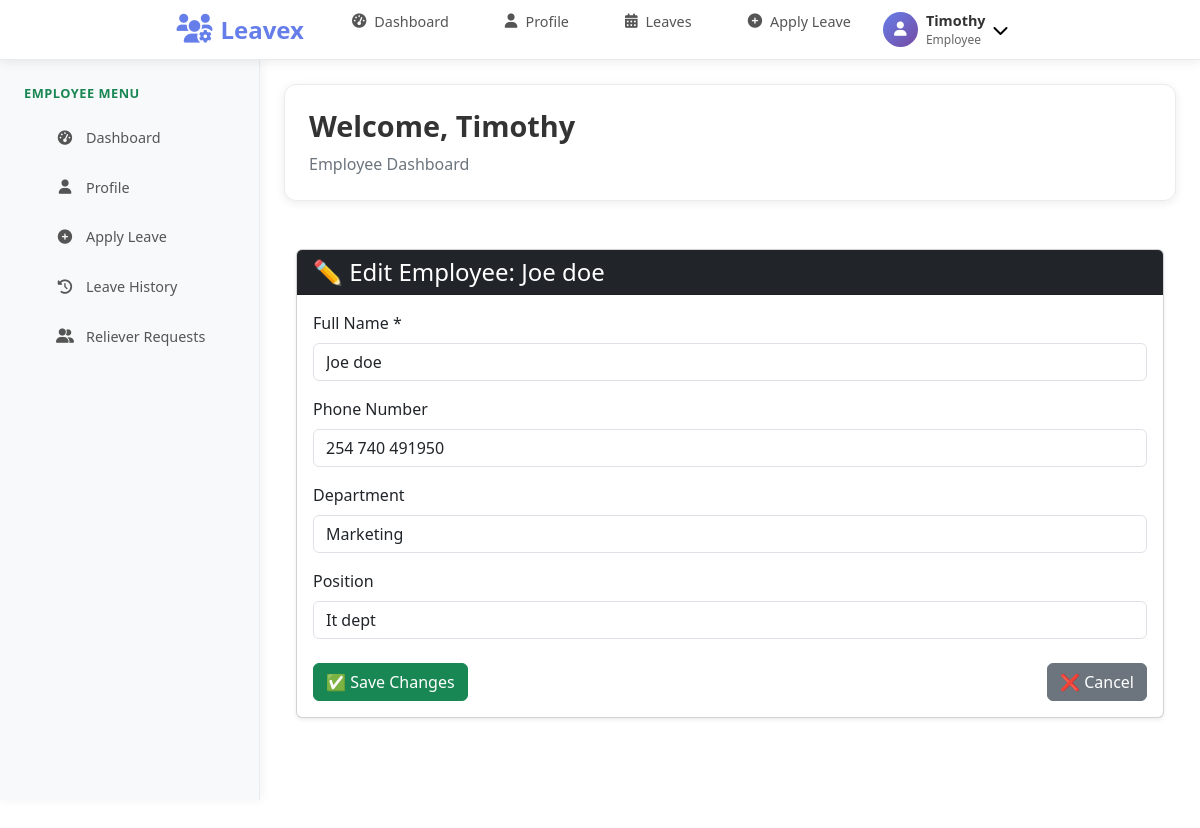
The page /employees/12/edit/ (signed in) on the database its author committed.
### Application/models.py (models this page shows, shortened)
class User(AbstractUser):
    ROLE_CHOICES = [
        ('admin', 'Admin'),
        ('employee', 'Employee'),
        ('hod', 'Hod'),
    ]
    email = models.EmailField(unique=True)
    role = models.CharField(max_length=20, choices=ROLE_CHOICES)
    full_name = models.CharField(max_length=100)
    phone_number = models.CharField(max_length=15, blank=True, null=True)
    date_joined = models.DateTimeField(default=timezone.now)
    is_active = models.BooleanField(default=True)
    department = models.CharField(max_length=100, blank=True, null=True)
    employee_id = models.CharField(max_length=20, unique=True, blank=True, null=True)
    hire_date = models.DateField(blank=True, null=True)
    position = models.CharField(max_length=100, blank=True, null=True)
    salary = models.DecimalField(max_digits=10, decimal_places=2, blank=True, null=True)
    manager = models.ForeignKey('self', on_delete=models.SET_NULL, blank=True, null=True)
    USERNAME_FIELD = 'email'
    REQUIRED_FIELDS = ['username', 'role', 'full_name']

### Application/views.py (the view, shortened to what this page needs)
# urls.py: path('employees/<int:pk>/edit/', views.edit_employee, name='edit_employee'),
@login_required
def edit_employee(request, pk):
    employee = get_object_or_404(User, pk=pk, role='employee')
    return render(request, 'Application/edit_employee.html', {'employee': employee})

### Application/templates/Application/edit_employee.html (shortened to what this page needs)
{% extends "Application/base.html" %}
{% block content %}
<div class="container mt-5">
  <div class="card shadow-sm">
    <div class="card-header bg-dark text-white">
      <h4 class="mb-0">✏️ Edit Employee: {{ employee.full_name }}</h4>
    </div>
    <div class="card-body">
      <form method="post" novalidate>
        <div class="mb-3">
          <label for="full_name" class="form-label">Full Name *</label>
          <input type="text" name="full_name" id="full_name" class="form-control" value="{{ employee.full_name }}" required>
        </div>
        <div class="mb-3">
          <label for="phone_number" class="form-label">Phone Number</label>
          <input type="text" name="phone_number" id="phone_number" class="form-control" value="{{ employee.phone_number|default:'' }}">
        </div>
        <div class="mb-3">
          <label for="department" class="form-label">Department</label>
          <input type="text" name="department" id="department" class="form-control" value="{{ employee.department|default:'' }}">
        </div>
        <div class="mb-4">
          <label for="position" class="form-label">Position</label>
          <input type="text" name="position" id="position" class="form-control" value="{{ employee.position|default:'' }}">
        </div>
        <div class="d-flex justify-content-between">
          <button type="submit" class="btn btn-success">✅ Save Changes</button>
          <a href="{% url 'employee_list' %}" class="btn btn-secondary">❌ Cancel</a>
        </div>
      </form>
    </div>
  </div>
</div>
{% endblock %}

### Application/templates/Application/base.html (shortened to what this page needs)
<!DOCTYPE html>
<html lang="en">
<head>
    <link href="https://cdn.jsdelivr.net/npm/bootstrap@5.3.3/dist/css/bootstrap.min.css" rel="stylesheet">
    <link href="https://cdnjs.cloudflare.com/ajax/libs/font-awesome/6.0.0/css/all.min.css" rel="stylesheet">
</head>
<body class="role-{% if user.is_authenticated %}{{ user.role }}{% else %}guest{% endif %}">
    <nav class="navbar">
        <div class="nav-container">
            <a href="#" class="logo">
                <i class="fas fa-users-cog"></i>
                Leavex
            </a>
            {% if user.is_authenticated and user.role == 'employee' %}
            <ul class="nav-links" id="navLinks">
                <li><a href="{% url 'dashboard' %}"><i class="fas fa-tachometer-alt"></i> Dashboard</a></li>
                <li><a href="{% url 'profile' %}"><i class="fas fa-user"></i> Profile</a></li>
                <li><a href="{% url 'reliever_requests' %}"><i class="fas fa-calendar-alt"></i> Leaves</a></li>
                <li><a href="{% url 'apply_leave' %}"><i class="fas fa-plus-circle"></i> Apply Leave</a></li>
            </ul>
            {% endif %}
            <div class="profile-section">
                {% if user.is_authenticated %}
                <div class="profile-dropdown">
                    <button class="profile-btn">
                        <div class="profile-avatar">
                            <i class="fas fa-user"></i>
                        </div>
                        <div class="profile-info">
                            <div class="profile-name">{{ user.first_name|default:user.username }}</div>
                            <div class="profile-role">{{ user.role|capfirst }}</div>
                        </div>
                        <i class="fas fa-chevron-down"></i>
                    </button>
                </div>
                {% else %}
                <div class="login-link">
                    <a href="{% url 'login' %}">Login</a>
                </div>
                {% endif %}
            </div>
        </div>
    </nav>
    <div class="sidebar" id="sidebar">
        {% if user.is_authenticated and user.role == 'employee' %}
        <div class="sidebar-section">
            <div class="sidebar-title">Employee Menu</div>
            <ul class="sidebar-nav">
                <li><a href="{% url 'dashboard' %}"><i class="fas fa-tachometer-alt"></i> Dashboard</a></li>
                <li><a href="{% url 'profile' %}"><i class="fas fa-user"></i> Profile</a></li>
                <li><a href="{% url 'apply_leave' %}"><i class="fas fa-plus-circle"></i> Apply Leave</a></li>
                <li><a href="{% url 'reliever_requests' %}"><i class="fas fa-history"></i> Leave History</a></li>
                <li><a href="{% url 'reliever_requests' %}"><i class="fas fa-user-friends"></i> Reliever Requests</a></li>
            </ul>
        </div>
        {% endif %}
    </div>
    <div class="content-area">
        <div class="welcome-card fade-in">
            <h1>Welcome{% if user.is_authenticated %}, {{ user.first_name|default:user.username }}{% endif %}</h1>
            <p>{% if user.is_authenticated %}{{ user.role|capfirst }} Dashboard{% else %}Please login to access your dashboard{% endif %}</p>
        </div>
        {% block content %}{% endblock %}
    </div>
</body>
</html>

### Application/templates/Application/base.html (style rules this page uses)
* { margin: 0; padding: 0; box-sizing: border-box; }
body { font-family: 'Segoe UI', Tahoma, Geneva, Verdana, sans-serif; background: #ffffff; min-height: 100vh; color: #333; }
.navbar { background: #ffffff; box-shadow: 0 2px 10px rgba(0, 0, 0, 0.08); position: fixed; top: 0; left: 0; right: 0; z-index: 1000; height: 60px; border-bottom: 1px solid #e9ecef; }
.nav-container { max-width: 1200px; margin: 0 auto; padding: 0 1.5rem; height: 100%; display: flex; align-items: center; justify-content: space-between; }
.logo { font-size: 1.5rem; font-weight: 700; color: #667eea; text-decoration: none; display: flex; align-items: center; gap: 0.5rem; transition: all 0.3s ease; }
.logo i { font-size: 1.8rem; }
.nav-links { display: flex; list-style: none; gap: 1.5rem; align-items: center; }
.nav-links li a { color: #555; text-decoration: none; font-weight: 500; padding: 0.5rem 1rem; border-radius: 8px; transition: all 0.3s ease; display: flex; align-items: center; gap: 0.5rem; font-size: 0.9rem; }
.profile-section { position: relative; }
.profile-dropdown { position: relative; }
.profile-btn { background: none; border: none; display: flex; align-items: center; gap: 0.5rem; padding: 0.5rem 1rem; border-radius: 8px; cursor: pointer; transition: all 0.3s ease; }
.profile-avatar { width: 35px; height: 35px; border-radius: 50%; background: linear-gradient(135deg, #667eea, #764ba2); display: flex; align-items: center; justify-content: center; color: white; font-weight: bold; font-size: 0.9rem; }
.profile-info { text-align: left; }
.profile-name { font-weight: 600; color: #333; font-size: 0.9rem; }
.profile-role { color: #666; font-size: 0.75rem; }
.sidebar { position: fixed; top: 60px; left: 0; background: #f8f9fa; width: 260px; height: calc(100vh - 60px); box-shadow: 2px 0 10px rgba(0, 0, 0, 0.05); padding: 1.5rem 0; overflow-y: auto; z-index: 999; border-right: 1px solid #e9ecef; }
.sidebar-section { margin-bottom: 1.5rem; }
.sidebar-title { padding: 0 1.5rem; font-size: 0.8rem; color: #6c757d; text-transform: uppercase; letter-spacing: 0.5px; margin-bottom: 0.75rem; font-weight: 600; }
.sidebar-nav { list-style: none; }
.sidebar-nav li { margin-bottom: 0.25rem; }
.sidebar-nav a { display: flex; align-items: center; gap: 0.75rem; padding: 0.75rem 1.5rem; color: #555; text-decoration: none; transition: all 0.3s ease; position: relative; font-size: 0.9rem; }
.sidebar-nav a::before { content: ''; position: absolute; left: 0; top: 0; bottom: 0; width: 3px; background: #667eea; transform: scaleY(0); transition: transform 0.3s ease; }
.sidebar-nav i { width: 18px; text-align: center; font-size: 0.9rem; }
.content-area { margin-left: 260px; margin-top: 60px; padding: 1.5rem; min-height: calc(100vh - 60px); }
.welcome-card { background: #ffffff; border-radius: 12px; padding: 1.5rem; box-shadow: 0 2px 10px rgba(0, 0, 0, 0.08); margin-bottom: 1.5rem; border: 1px solid #e9ecef; }
.welcome-card h1 { color: #333; margin-bottom: 0.5rem; font-size: 1.8rem; font-weight: 600; }
.welcome-card p { color: #6c757d; font-size: 1rem; margin: 0; }
@media (min-width: 769px) { .sidebar { transform: translateX(0); } }
.fade-in { animation: fadeIn 0.5s ease-in; }
.role-employee .sidebar-section:first-child .sidebar-title { color: #198754; }
.role-employee .sidebar-nav a::before { background: #198754; }

### rows shown on the page
User: first_name "Timothy", role "Employee"
User: full_name "Joe doe", phone_number "254 740 491950", department "Marketing", position "It dept"
